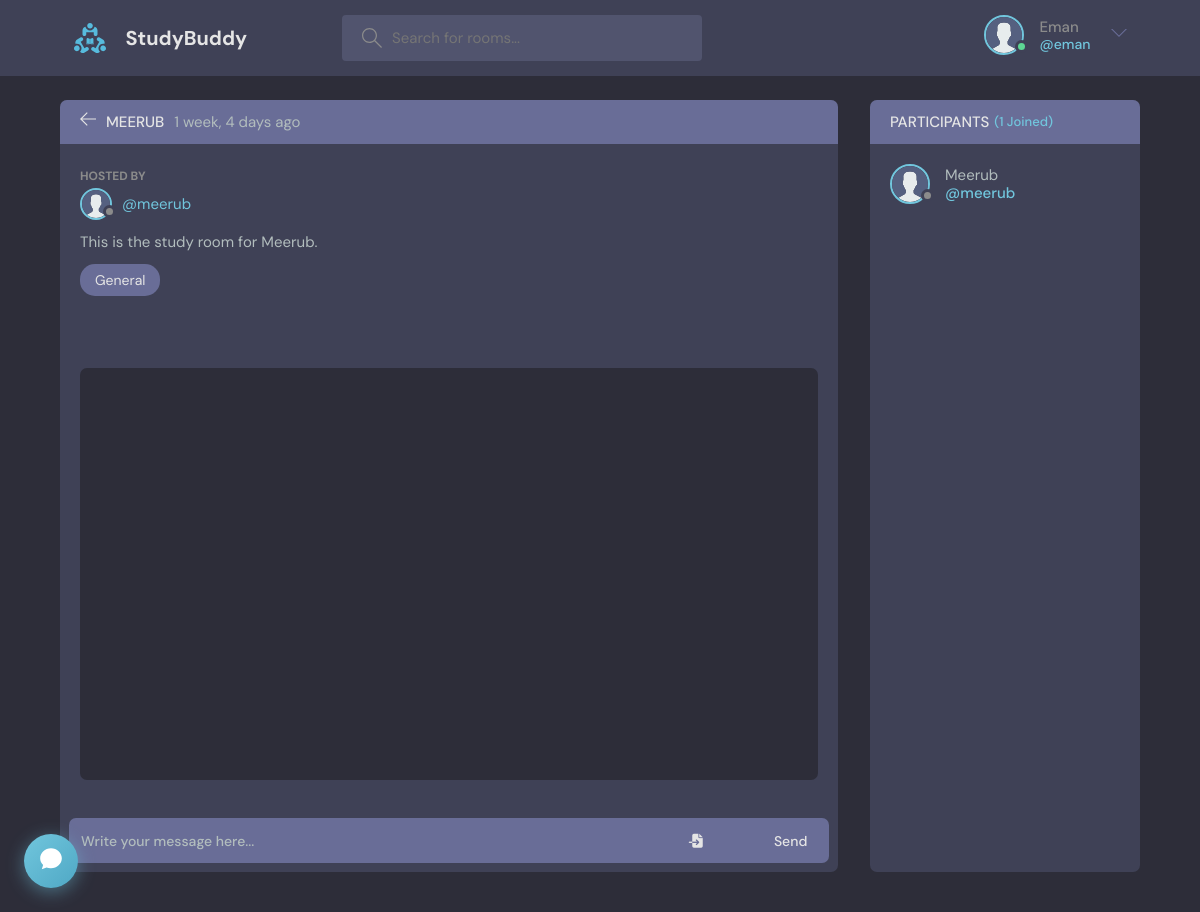
The app's page /room/23/ (signed in), older data.
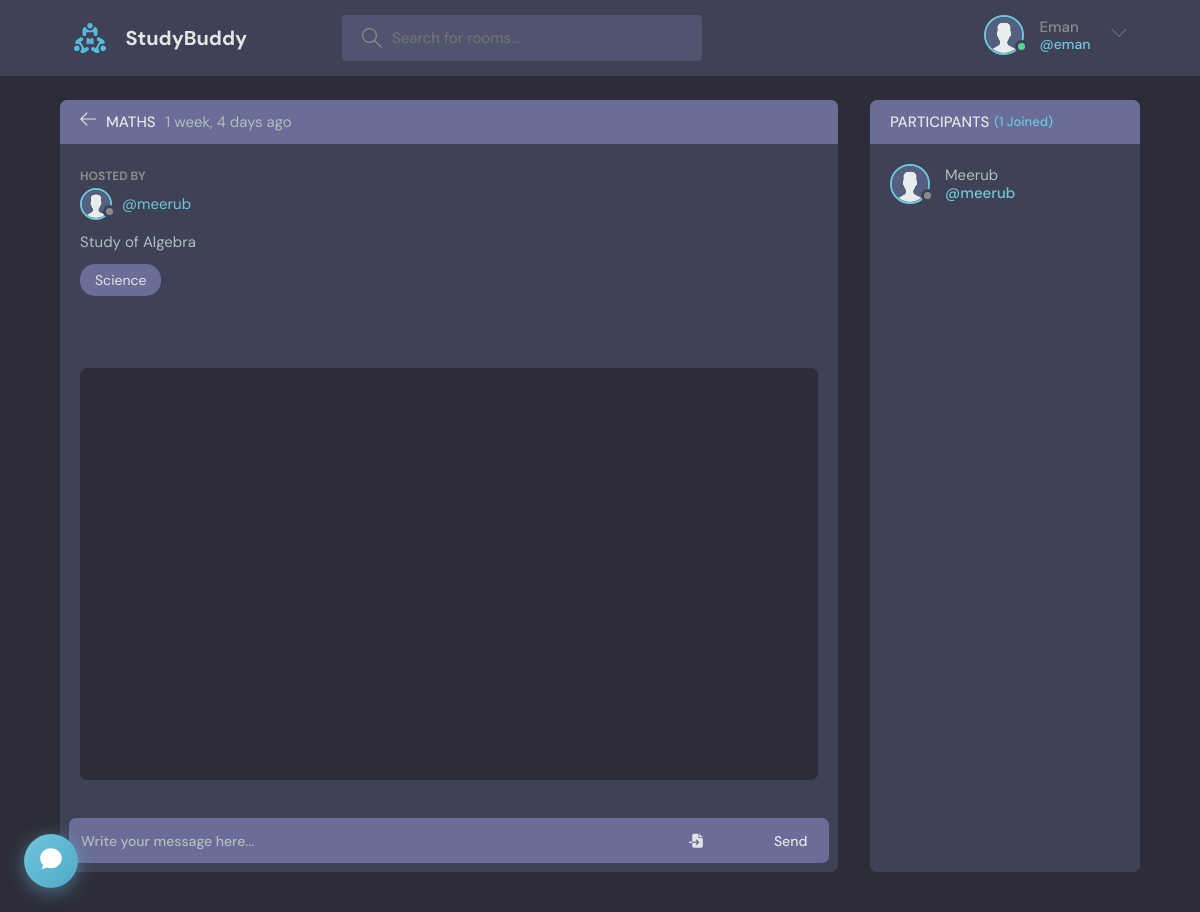
The same page, newer data.
### mainapp/models.py (models this page shows, shortened)
class Room(models.Model):
    host = models.ForeignKey(User, on_delete=models.SET_NULL, null=True)
    topic = models.ForeignKey(Topic, on_delete=models.SET_NULL, null=True)
    name = models.CharField(max_length=200)
    description = models.TextField(null=True, blank=True)
    participants = models.ManyToManyField(
        User, related_name='participants', blank=True)
    updated = models.DateTimeField(auto_now=True)
    created = models.DateTimeField(auto_now_add=True)
    request_to_join = models.ManyToManyField(
        User, related_name='requested_rooms', blank=True)
    is_private = models.BooleanField(default=False)
    class Meta:
        ordering = ['-updated', '-created']

class Topic(models.Model):
    name = models.CharField(max_length=200)
    def __str__(self):
        return self.name

class User(AbstractUser):
    name = models.CharField(max_length=200, null=True)
    email = models.EmailField(unique=True)
    bio = models.TextField(null=True)
    avatar = models.ImageField(null=True, default="avatar.svg")
    USERNAME_FIELD = 'email'
    REQUIRED_FIELDS = []

### mainapp/views.py (the view, shortened to what this page needs)
# urls.py: path('room/<str:pk>/', views.room, name="room"),
@login_required(login_url='login')
def room(request, pk):
    room = Room.objects.get(id=pk)
    user_requested = JoinRequest.objects.filter(
        room=room, user=request.user).first()
    if user_requested is not None and request.user != room.host and request.user not in room.participants.all():
        messages.error(request, 'You have already requested to join this room')
        return redirect('home')
    if request.user != room.host and room.is_private and request.user not in room.participants.all():
        return redirect('request_join_room', pk=room.id)
    room_messages = room.message_set.all().order_by('-created')
    participants = room.participants.all()
    pending_requests_count = 0
    if room.is_private and request.user == room.host:
        pending_requests_count = JoinRequest.objects.filter(room=room, status='pending').count()
    context = {'room': room,
               'room_messages': room_messages,
               'participants': participants,
               'pending_requests_count': pending_requests_count}
    return render(request, 'mainapp/room.html', context)

### mainapp/templates/mainapp/room.html (shortened to what this page needs)
{% extends 'main.html' %} {%block content%}
<main class="profile-page layout layout--2">
	<div class="container" style = "margin-bottom:4rem ;">
		<div class="room">
			<div class="room__top">
				<div class="room__topLeft">
					<a href="{% url 'home' %}">
						<svg
							version="1.1"
							xmlns="http://www.w3.org/2000/svg"
							width="32"
							height="32"
							viewBox="0 0 32 32"
						>
							<title>arrow-left</title>
							<path
								d="M13.723 2.286l-13.723 13.714 13.719 13.714 1.616-1.611-10.96-10.96h27.625v-2.286h-27.625l10.965-10.965-1.616-1.607z"
							></path>
						</svg>
					</a>
					<h3>{{room.name}}</h3>
					<span>{{room.created|timesince}} ago</span>
				</div>
			</div>
			<div class="room__box scroll">
				<div class="room__header scroll">
					<div class="room__hosted">
						<p>Hosted By</p>
						<a
							href="{% url 'user-profile' room.host.id %}"
							class="room__author"
						>
							<div class="avatar avatar--small">
								<img src="{{room.host.avatar.url}}" />
							</div>
							<span>@{{room.host.username}}</span>
						</a>
					</div>
					<div class="room__details">
						{{room.description |truncatechars:300 }}
					</div>
					<span class="room__topics">{{room.topic}}</span>
				</div>
				<div class="room__conversation">
					<div class="threads scroll">
					</div>
				</div>
			</div>
			{% if request.user.is_authenticated %}
			<div class="room__message">
				<form method="POST" action="" enctype="multipart/form-data">
					<input
						type="text"
						name="body"
						id = "texfield"
						placeholder="Write your message here..."
					/>
						<label for="file-input" id = "file-label">
							<i class="fa-solid fa-file-import"></i>
						</label>
					<button type="submit" method="POST" action="">Send</button>
				</form>
			</div>
			{% endif %}
		</div>
		<div class="participants">
			<h3 class="participants__top">
				Participants <span>({{participants.count}} Joined)</span>
			</h3>
			<div class="participants__list scroll">
				{% for user in participants %}
				<a href="{% url 'user-profile' user.id %}" class="participant">
					<div class="avatar avatar--medium">
						<img src="{{user.avatar.url}}" />
					</div>
					<p>
						{{user.name}}
						<span>@{{user.username}}</span>
					</p>
				</a>
				{% endfor %}
			</div>
		</div>
	</div>
</main>
{%endblock%}

Row changes from the older to the newer data that the page shows:
changed Room "meerub": name "MEERUB" → "MATHS"; description "This is the study room for Meerub." → "Study of Algebra"; topic "General" → "Science"
